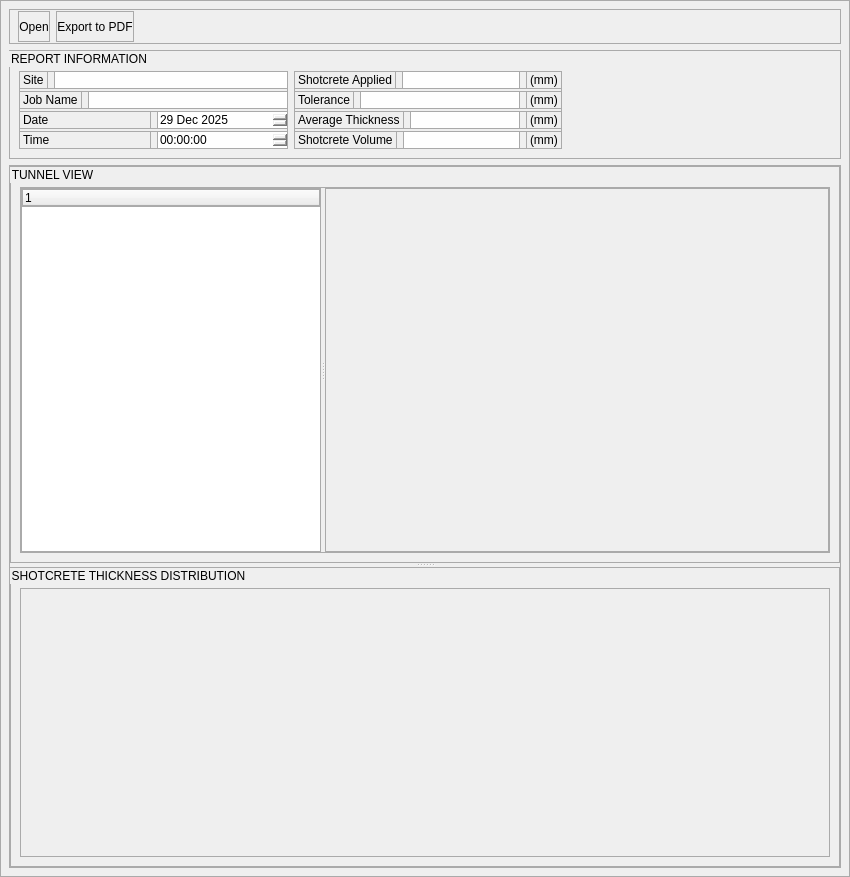
<?xml version="1.0" encoding="UTF-8"?>
<ui version="4.0">
 <class>ReportCreate</class>
 <widget class="QDialog" name="ReportCreate">
  <property name="geometry">
   <rect>
    <x>0</x>
    <y>0</y>
    <width>850</width>
    <height>877</height>
   </rect>
  </property>
  <property name="windowTitle">
   <string>Dialog</string>
  </property>
  <property name="styleSheet">
   <string notr="true">border: 1px solid rgb(170, 170, 170);
</string>
  </property>
  <layout class="QVBoxLayout" name="verticalLayout">
   <property name="leftMargin">
    <number>0</number>
   </property>
   <property name="topMargin">
    <number>0</number>
   </property>
   <property name="rightMargin">
    <number>0</number>
   </property>
   <property name="bottomMargin">
    <number>0</number>
   </property>
   <item>
    <widget class="QWidget" name="widget" native="true">
     <property name="sizePolicy">
      <sizepolicy hsizetype="Expanding" vsizetype="Preferred">
       <horstretch>0</horstretch>
       <verstretch>0</verstretch>
      </sizepolicy>
     </property>
     <layout class="QVBoxLayout" name="verticalLayout_4">
      <item>
       <widget class="QWidget" name="widget_12" native="true">
        <property name="sizePolicy">
         <sizepolicy hsizetype="Expanding" vsizetype="Fixed">
          <horstretch>0</horstretch>
          <verstretch>0</verstretch>
         </sizepolicy>
        </property>
        <property name="minimumSize">
         <size>
          <width>0</width>
          <height>35</height>
         </size>
        </property>
        <property name="maximumSize">
         <size>
          <width>16777215</width>
          <height>40</height>
         </size>
        </property>
        <layout class="QHBoxLayout" name="horizontalLayout_10">
         <property name="topMargin">
          <number>2</number>
         </property>
         <property name="bottomMargin">
          <number>2</number>
         </property>
         <item>
          <widget class="QPushButton" name="btnOpen">
           <property name="sizePolicy">
            <sizepolicy hsizetype="Minimum" vsizetype="Preferred">
             <horstretch>0</horstretch>
             <verstretch>0</verstretch>
            </sizepolicy>
           </property>
           <property name="maximumSize">
            <size>
             <width>100</width>
             <height>16777215</height>
            </size>
           </property>
           <property name="text">
            <string>Open</string>
           </property>
          </widget>
         </item>
         <item>
          <widget class="QPushButton" name="btnExport">
           <property name="sizePolicy">
            <sizepolicy hsizetype="Minimum" vsizetype="Preferred">
             <horstretch>0</horstretch>
             <verstretch>0</verstretch>
            </sizepolicy>
           </property>
           <property name="maximumSize">
            <size>
             <width>200</width>
             <height>16777215</height>
            </size>
           </property>
           <property name="text">
            <string>Export to PDF</string>
           </property>
          </widget>
         </item>
         <item>
          <spacer name="horizontalSpacer_2">
           <property name="orientation">
            <enum>Qt::Horizontal</enum>
           </property>
           <property name="sizeHint" stdset="0">
            <size>
             <width>40</width>
             <height>20</height>
            </size>
           </property>
          </spacer>
         </item>
        </layout>
       </widget>
      </item>
      <item>
       <widget class="QGroupBox" name="groupBox">
        <property name="sizePolicy">
         <sizepolicy hsizetype="Expanding" vsizetype="Fixed">
          <horstretch>0</horstretch>
          <verstretch>0</verstretch>
         </sizepolicy>
        </property>
        <property name="maximumSize">
         <size>
          <width>16777215</width>
          <height>150</height>
         </size>
        </property>
        <property name="title">
         <string>REPORT INFORMATION</string>
        </property>
        <layout class="QHBoxLayout" name="horizontalLayout_9">
         <property name="topMargin">
          <number>20</number>
         </property>
         <item>
          <widget class="QWidget" name="widget_2" native="true">
           <layout class="QVBoxLayout" name="verticalLayout_2">
            <property name="spacing">
             <number>2</number>
            </property>
            <property name="leftMargin">
             <number>0</number>
            </property>
            <property name="topMargin">
             <number>0</number>
            </property>
            <property name="rightMargin">
             <number>0</number>
            </property>
            <property name="bottomMargin">
             <number>0</number>
            </property>
            <item>
             <widget class="QWidget" name="widget_3" native="true">
              <layout class="QHBoxLayout" name="horizontalLayout">
               <property name="leftMargin">
                <number>0</number>
               </property>
               <property name="topMargin">
                <number>0</number>
               </property>
               <property name="rightMargin">
                <number>0</number>
               </property>
               <property name="bottomMargin">
                <number>0</number>
               </property>
               <item>
                <widget class="QLabel" name="label">
                 <property name="text">
                  <string>Site</string>
                 </property>
                </widget>
               </item>
               <item>
                <widget class="QLineEdit" name="txtSiteName"/>
               </item>
              </layout>
             </widget>
            </item>
            <item>
             <widget class="QWidget" name="widget_4" native="true">
              <layout class="QHBoxLayout" name="horizontalLayout_2">
               <property name="leftMargin">
                <number>0</number>
               </property>
               <property name="topMargin">
                <number>0</number>
               </property>
               <property name="rightMargin">
                <number>0</number>
               </property>
               <property name="bottomMargin">
                <number>0</number>
               </property>
               <item>
                <widget class="QLabel" name="label_2">
                 <property name="text">
                  <string>Job Name</string>
                 </property>
                </widget>
               </item>
               <item>
                <widget class="QLineEdit" name="txtJobName"/>
               </item>
              </layout>
             </widget>
            </item>
            <item>
             <widget class="QWidget" name="widget_5" native="true">
              <layout class="QHBoxLayout" name="horizontalLayout_3">
               <property name="leftMargin">
                <number>0</number>
               </property>
               <property name="topMargin">
                <number>0</number>
               </property>
               <property name="rightMargin">
                <number>0</number>
               </property>
               <property name="bottomMargin">
                <number>0</number>
               </property>
               <item>
                <widget class="QLabel" name="label_3">
                 <property name="text">
                  <string>Date</string>
                 </property>
                </widget>
               </item>
               <item>
                <widget class="QDateEdit" name="dateEdit">
                 <property name="maximumDate">
                  <date>
                   <year>2100</year>
                   <month>12</month>
                   <day>31</day>
                  </date>
                 </property>
                 <property name="minimumDate">
                  <date>
                   <year>2000</year>
                   <month>9</month>
                   <day>14</day>
                  </date>
                 </property>
                 <property name="date">
                  <date>
                   <year>2025</year>
                   <month>12</month>
                   <day>29</day>
                  </date>
                 </property>
                </widget>
               </item>
              </layout>
             </widget>
            </item>
            <item>
             <widget class="QWidget" name="widget_6" native="true">
              <layout class="QHBoxLayout" name="horizontalLayout_4">
               <property name="leftMargin">
                <number>0</number>
               </property>
               <property name="topMargin">
                <number>0</number>
               </property>
               <property name="rightMargin">
                <number>0</number>
               </property>
               <property name="bottomMargin">
                <number>0</number>
               </property>
               <item>
                <widget class="QLabel" name="label_4">
                 <property name="text">
                  <string>Time</string>
                 </property>
                </widget>
               </item>
               <item>
                <widget class="QTimeEdit" name="timeEdit">
                 <property name="maximumDate">
                  <date>
                   <year>2000</year>
                   <month>1</month>
                   <day>1</day>
                  </date>
                 </property>
                 <property name="displayFormat">
                  <string>hh:mm:ss</string>
                 </property>
                </widget>
               </item>
              </layout>
             </widget>
            </item>
           </layout>
          </widget>
         </item>
         <item>
          <widget class="QWidget" name="widget_7" native="true">
           <layout class="QVBoxLayout" name="verticalLayout_3">
            <property name="spacing">
             <number>2</number>
            </property>
            <property name="leftMargin">
             <number>0</number>
            </property>
            <property name="topMargin">
             <number>0</number>
            </property>
            <property name="rightMargin">
             <number>0</number>
            </property>
            <property name="bottomMargin">
             <number>0</number>
            </property>
            <item>
             <widget class="QWidget" name="widget_8" native="true">
              <layout class="QHBoxLayout" name="horizontalLayout_5">
               <property name="leftMargin">
                <number>0</number>
               </property>
               <property name="topMargin">
                <number>0</number>
               </property>
               <property name="rightMargin">
                <number>0</number>
               </property>
               <property name="bottomMargin">
                <number>0</number>
               </property>
               <item>
                <widget class="QLabel" name="label_5">
                 <property name="text">
                  <string>Shotcrete Applied</string>
                 </property>
                </widget>
               </item>
               <item>
                <widget class="QLineEdit" name="txtShotcreteApplied"/>
               </item>
               <item>
                <widget class="QLabel" name="label_9">
                 <property name="text">
                  <string>(mm)</string>
                 </property>
                </widget>
               </item>
              </layout>
             </widget>
            </item>
            <item>
             <widget class="QWidget" name="widget_11" native="true">
              <layout class="QHBoxLayout" name="horizontalLayout_8">
               <property name="leftMargin">
                <number>0</number>
               </property>
               <property name="topMargin">
                <number>0</number>
               </property>
               <property name="rightMargin">
                <number>0</number>
               </property>
               <property name="bottomMargin">
                <number>0</number>
               </property>
               <item>
                <widget class="QLabel" name="label_8">
                 <property name="text">
                  <string>Tolerance</string>
                 </property>
                </widget>
               </item>
               <item>
                <widget class="QLineEdit" name="txtTolerance"/>
               </item>
               <item>
                <widget class="QLabel" name="label_10">
                 <property name="text">
                  <string>(mm)</string>
                 </property>
                </widget>
               </item>
              </layout>
             </widget>
            </item>
            <item>
             <widget class="QWidget" name="widget_9" native="true">
              <layout class="QHBoxLayout" name="horizontalLayout_6">
               <property name="leftMargin">
                <number>0</number>
               </property>
               <property name="topMargin">
                <number>0</number>
               </property>
               <property name="rightMargin">
                <number>0</number>
               </property>
               <property name="bottomMargin">
                <number>0</number>
               </property>
               <item>
                <widget class="QLabel" name="label_6">
                 <property name="text">
                  <string>Average Thickness</string>
                 </property>
                </widget>
               </item>
               <item>
                <widget class="QLineEdit" name="txtAverageThickness"/>
               </item>
               <item>
                <widget class="QLabel" name="label_11">
                 <property name="text">
                  <string>(mm)</string>
                 </property>
                </widget>
               </item>
              </layout>
             </widget>
            </item>
            <item>
             <widget class="QWidget" name="widget_10" native="true">
              <layout class="QHBoxLayout" name="horizontalLayout_7">
               <property name="leftMargin">
                <number>0</number>
               </property>
               <property name="topMargin">
                <number>0</number>
               </property>
               <property name="rightMargin">
                <number>0</number>
               </property>
               <property name="bottomMargin">
                <number>0</number>
               </property>
               <item>
                <widget class="QLabel" name="label_7">
                 <property name="text">
                  <string>Shotcrete Volume</string>
                 </property>
                </widget>
               </item>
               <item>
                <widget class="QLineEdit" name="txtShotcreteVolume"/>
               </item>
               <item>
                <widget class="QLabel" name="label_12">
                 <property name="text">
                  <string>(mm)</string>
                 </property>
                </widget>
               </item>
              </layout>
             </widget>
            </item>
           </layout>
          </widget>
         </item>
         <item>
          <spacer name="horizontalSpacer">
           <property name="orientation">
            <enum>Qt::Horizontal</enum>
           </property>
           <property name="sizeHint" stdset="0">
            <size>
             <width>40</width>
             <height>20</height>
            </size>
           </property>
          </spacer>
         </item>
        </layout>
       </widget>
      </item>
      <item>
       <widget class="QSplitter" name="splitter">
        <property name="orientation">
         <enum>Qt::Vertical</enum>
        </property>
        <widget class="QGroupBox" name="groupBox_2">
         <property name="sizePolicy">
          <sizepolicy hsizetype="Expanding" vsizetype="Preferred">
           <horstretch>0</horstretch>
           <verstretch>0</verstretch>
          </sizepolicy>
         </property>
         <property name="minimumSize">
          <size>
           <width>0</width>
           <height>300</height>
          </size>
         </property>
         <property name="title">
          <string>TUNNEL VIEW</string>
         </property>
         <layout class="QHBoxLayout" name="horizontalLayout_12">
          <property name="topMargin">
           <number>20</number>
          </property>
          <item>
           <widget class="QSplitter" name="splitter_2">
            <property name="orientation">
             <enum>Qt::Horizontal</enum>
            </property>
            <widget class="QWidget" name="widget_13" native="true">
             <property name="maximumSize">
              <size>
               <width>300</width>
               <height>16777215</height>
              </size>
             </property>
             <layout class="QVBoxLayout" name="verticalLayout_5">
              <property name="leftMargin">
               <number>0</number>
              </property>
              <property name="topMargin">
               <number>0</number>
              </property>
              <property name="rightMargin">
               <number>0</number>
              </property>
              <property name="bottomMargin">
               <number>0</number>
              </property>
              <item>
               <widget class="QTreeWidget" name="treeJobData">
                <column>
                 <property name="text">
                  <string notr="true">1</string>
                 </property>
                </column>
               </widget>
              </item>
             </layout>
            </widget>
            <widget class="QWidget" name="cloud_viewer" native="true">
             <property name="sizePolicy">
              <sizepolicy hsizetype="Preferred" vsizetype="Expanding">
               <horstretch>0</horstretch>
               <verstretch>0</verstretch>
              </sizepolicy>
             </property>
            </widget>
           </widget>
          </item>
         </layout>
        </widget>
        <widget class="QGroupBox" name="groupBox_3">
         <property name="sizePolicy">
          <sizepolicy hsizetype="Expanding" vsizetype="Preferred">
           <horstretch>0</horstretch>
           <verstretch>0</verstretch>
          </sizepolicy>
         </property>
         <property name="minimumSize">
          <size>
           <width>0</width>
           <height>300</height>
          </size>
         </property>
         <property name="title">
          <string>SHOTCRETE THICKNESS DISTRIBUTION</string>
         </property>
         <layout class="QVBoxLayout" name="verticalLayout_6">
          <property name="topMargin">
           <number>20</number>
          </property>
          <item>
           <widget class="QWidget" name="chart_viewer" native="true">
            <property name="sizePolicy">
             <sizepolicy hsizetype="Preferred" vsizetype="Expanding">
              <horstretch>0</horstretch>
              <verstretch>0</verstretch>
             </sizepolicy>
            </property>
           </widget>
          </item>
         </layout>
        </widget>
       </widget>
      </item>
     </layout>
    </widget>
   </item>
  </layout>
 </widget>
 <resources/>
 <connections/>
</ui>
